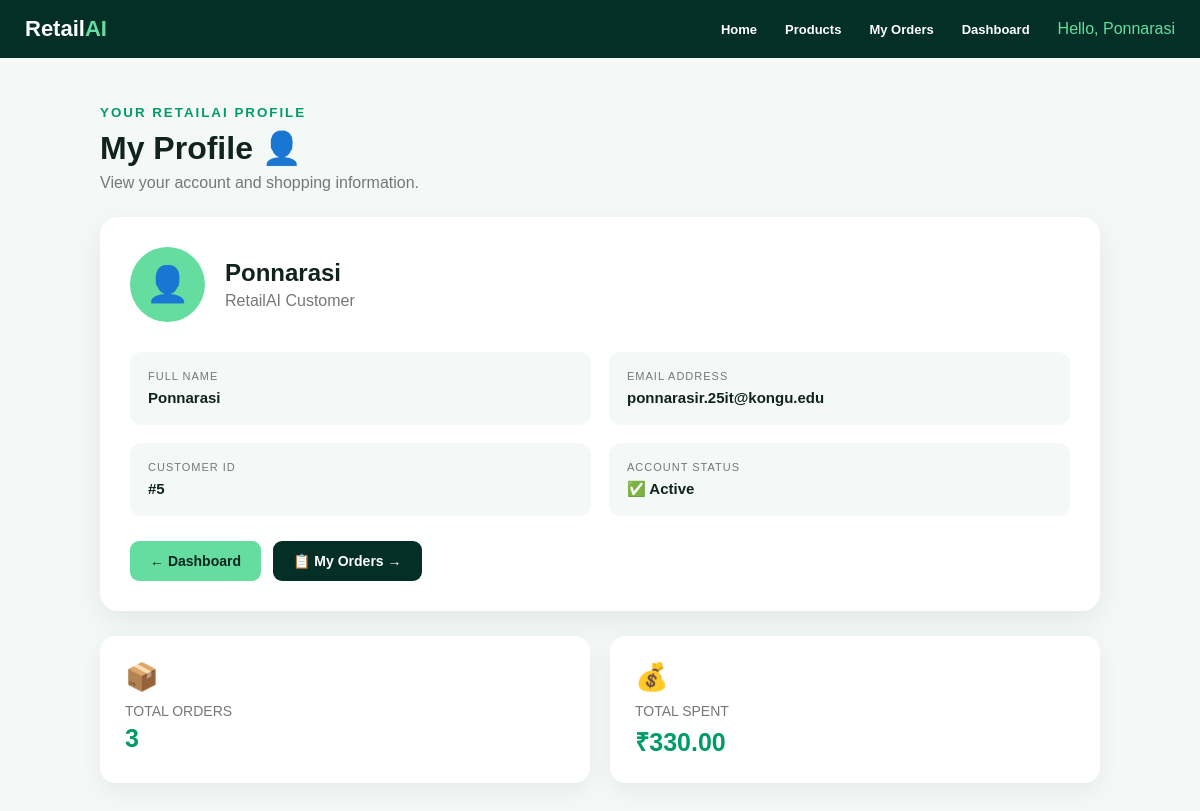
The app's page /profile (signed in) with its own data.
### tables this page shows
CREATE TABLE users (
            id INTEGER PRIMARY KEY AUTOINCREMENT,
            name TEXT NOT NULL,
            email TEXT UNIQUE NOT NULL,
            password TEXT NOT NULL
        );

### app.py (the view)
@app.route("/profile")
def profile():
    if not session.get("user_id"):
        return redirect(
            url_for("login")
        )
    user_id = session.get(
        "user_id"
    )
    conn = get_db()
    user = conn.execute(
        """
        SELECT *
        FROM users
        WHERE id = ?
        """,
        (user_id,)
    ).fetchone()
    order_list = conn.execute(
        """
        SELECT *
        FROM orders
        WHERE user_id = ?
        ORDER BY id DESC
        """,
        (user_id,)
    ).fetchall()
    conn.close()
    if not user:
        session.clear()
        return redirect(
            url_for("login")
        )
    total_spent = sum(
        float(order["total"] or 0)
        for order in order_list
    )
    return render_template(
        "profile.html",
        user=user,
        orders=order_list,
        total_orders=len(order_list),
        total_spent=f"{total_spent:.2f}",
        user_name=session.get(
            "user_name"
        )
    )

### app.py (called while the page is built)
def get_db():
    conn = sqlite3.connect("retailai.db")
    conn.row_factory = sqlite3.Row
    return conn

@app.context_processor
def inject_cart_count():
    cart = session.get("cart", [])
    cart_count = sum(
        item.get("quantity", 1)
        for item in cart
    )
    return {
        "cart_count": cart_count
    }

### templates/profile.html (shortened to what this page needs)
<!DOCTYPE html>
<html lang="en">
<head>
</head>
<body>
<nav>
    <div class="logo">
        Retail<span>AI</span>
    </div>
    <div class="nav-links">
        <a href="/">
            Home
        </a>
        <a href="/products">
            Products
        </a>
        <a href="/orders">
            My Orders
        </a>
        <a href="/dashboard">
            Dashboard
        </a>
        <span class="username">
            Hello, {{ user.name }}
        </span>
    </div>
</nav>
<div class="container">
    <div class="heading">
        <small>
            YOUR RETAILAI PROFILE
        </small>
        <h1>
            My Profile 👤
        </h1>
        <p>
            View your account and shopping information.
        </p>
    </div>
    <div class="profile-card">
        <div class="profile-header">
            <div class="profile-icon">
                👤
            </div>
            <div>
                <h2>
                    {{ user.name }}
                </h2>
                <p>
                    RetailAI Customer
                </p>
            </div>
        </div>
        <div class="details">
            <div class="detail">
                <span>
                    FULL NAME
                </span>
                <strong>
                    {{ user.name }}
                </strong>
            </div>
            <div class="detail">
                <span>
                    EMAIL ADDRESS
                </span>
                <strong>
                    {{ user.email }}
                </strong>
            </div>
            <div class="detail">
                <span>
                    CUSTOMER ID
                </span>
                <strong>
                    #{{ user.id }}
                </strong>
            </div>
            <div class="detail">
                <span>
                    ACCOUNT STATUS
                </span>
                <strong>
                    ✅ Active
                </strong>
            </div>
        </div>
        <div class="buttons">
            <a href="/dashboard"
               class="btn dashboard-btn">
                ← Dashboard
            </a>
            <a href="/orders"
               class="btn orders-btn">
                📋 My Orders →
            </a>
        </div>
    </div>
    <div class="stats">
        <div class="stat">
            <div class="stat-icon">
                📦
            </div>
            <div class="stat-title">
                TOTAL ORDERS
            </div>
            <div class="stat-value">
                {{ total_orders }}
            </div>
        </div>
        <div class="stat">
            <div class="stat-icon">
                💰
            </div>
            <div class="stat-title">
                TOTAL SPENT
            </div>
            <div class="stat-value">
                ₹{{ total_spent }}
            </div>
        </div>
    </div>
</div>
</body>
</html>

### templates/profile.html (style rules this page uses)
* { box-sizing: border-box; margin: 0; padding: 0; font-family: Arial, sans-serif; }
body { background: #f4f8f6; color: #10231d; }
nav { height: 58px; background: #032f27; display: flex; align-items: center; justify-content: space-between; padding: 0 25px; color: white; }
.logo { font-size: 22px; font-weight: bold; }
.logo span { color: #65dda0; }
.nav-links { display: flex; align-items: center; gap: 28px; }
.nav-links a { color: white; text-decoration: none; font-size: 13px; font-weight: bold; }
.username { color: #65dda0; }
.container { width: 90%; max-width: 1000px; margin: 45px auto; }
.heading { margin-bottom: 25px; }
.heading small { color: #009b69; font-weight: bold; letter-spacing: 2px; }
.heading h1 { margin-top: 8px; font-size: 32px; }
.heading p { margin-top: 7px; color: #777; }
.profile-card { background: white; border-radius: 18px; padding: 30px; box-shadow: 0 10px 30px rgba(0,0,0,0.07); margin-bottom: 25px; }
.profile-header { display: flex; align-items: center; gap: 20px; margin-bottom: 30px; }
.profile-icon { width: 75px; height: 75px; border-radius: 50%; background: #65dda0; display: flex; align-items: center; justify-content: center; font-size: 35px; }
.profile-header h2 { font-size: 24px; }
.profile-header p { color: #777; margin-top: 5px; }
.details { display: grid; grid-template-columns: 1fr 1fr; gap: 18px; }
.detail { background: #f4f8f6; padding: 18px; border-radius: 12px; }
.detail span { display: block; font-size: 11px; color: #777; letter-spacing: 1px; margin-bottom: 7px; }
.detail strong { font-size: 15px; }
.stats { display: grid; grid-template-columns: repeat(2, 1fr); gap: 20px; margin-bottom: 25px; }
.stat { background: white; padding: 25px; border-radius: 15px; box-shadow: 0 8px 25px rgba(0,0,0,0.06); }
.stat-icon { font-size: 27px; margin-bottom: 10px; }
.stat-title { color: #777; font-size: 14px; margin-bottom: 5px; }
.stat-value { color: #009b69; font-size: 25px; font-weight: bold; }
.buttons { display: flex; gap: 12px; margin-top: 25px; }
.btn { text-decoration: none; padding: 12px 20px; border-radius: 9px; font-weight: bold; font-size: 14px; }
.dashboard-btn { background: #65dda0; color: #09251e; }
.orders-btn { background: #032f27; color: white; }

### records on screen
users: name "Ponnarasi", email "ponnarasir.25it@kongu.edu", id "5"

### other values on screen
{{ total_orders }} "3"
{{ total_spent }} "330.00"
